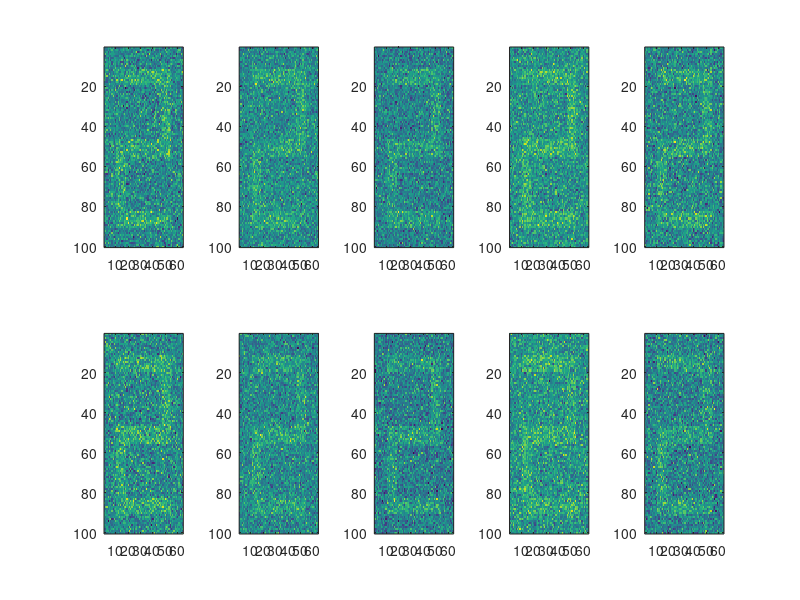
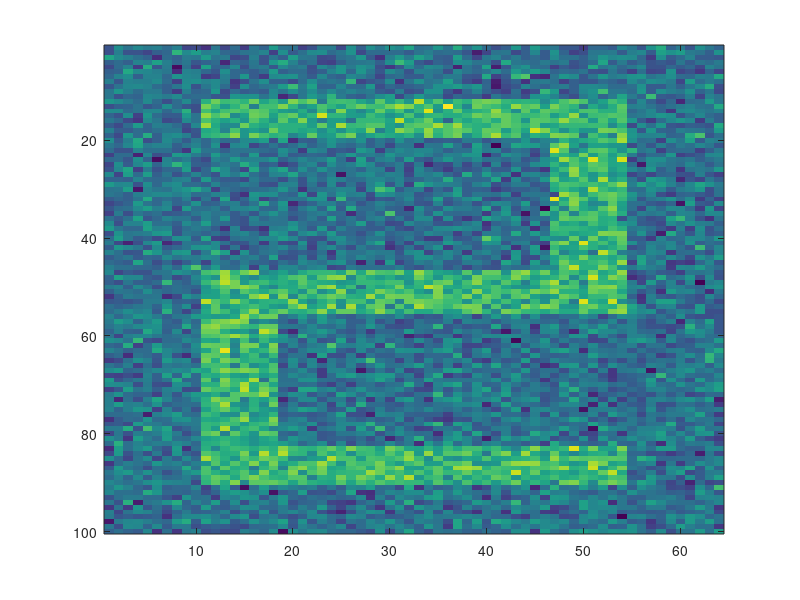

MATLAB code to generate these figures, in order: (Note: this script raises an error after producing the figures.)
load digitos.mat

digito = cell(1,size(X,1));

ncol = 100;
nlin = 64;

for i = 1:size(X,1)
   digito{i} = reshape(X(i,:),ncol,nlin);
   subplot(2, 5, i)
   imagesc(digito{1,i})
end    

%% Ex - 2
sel = round(6*rand(1)+1);
digito_m = mean(X(sel,:));
digito_v = var(X(sel,:));
vari = 8*digito_v;
N = randn(1,size(X,2))*sqrt(vari);

digito_new = X(sel,:) + N;
imagesc(reshape(digito_new,ncol,nlin));
digito_new_m = mean(digito_new);
digito_new_v = var(digito_new);

aux = cov(X(sel,:)',N');
coef_DN = aux(1,2)/sqrt(aux(1,1)*aux(2,2));

aux = cov(digito_new',N');
coef_YN = aux(1,2)/sqrt(aux(1,1)*aux(2,2));

aux = cov(digito_new',X(sel,:)');
coef_YD = aux(1,2)/sqrt(aux(1,1)*aux(2,2));

digito_new_var = 9*var(X(sel,:));

%% Ex - 3

sel = round(6*rand(1)+1);
digito_v = var(X(sel,:));
vari = 8*digito_v;
n = 10;

N = randn(n,size(X,2))*sqrt(vari);
D = repmat(X(sel,:),n,1);

RX = N+D;

Z = mean(RX); 

for i = 1:size(X,1)
   RXd{i} = reshape(RX(i,:),ncol,nlin);
   subplot(2, 5, i)
   imagesc(RXd{1,i})
end  
figure
imagesc(reshape(Z,ncol,nlin));

snr = snr(X(sel,:),Z-X(sel,:));
